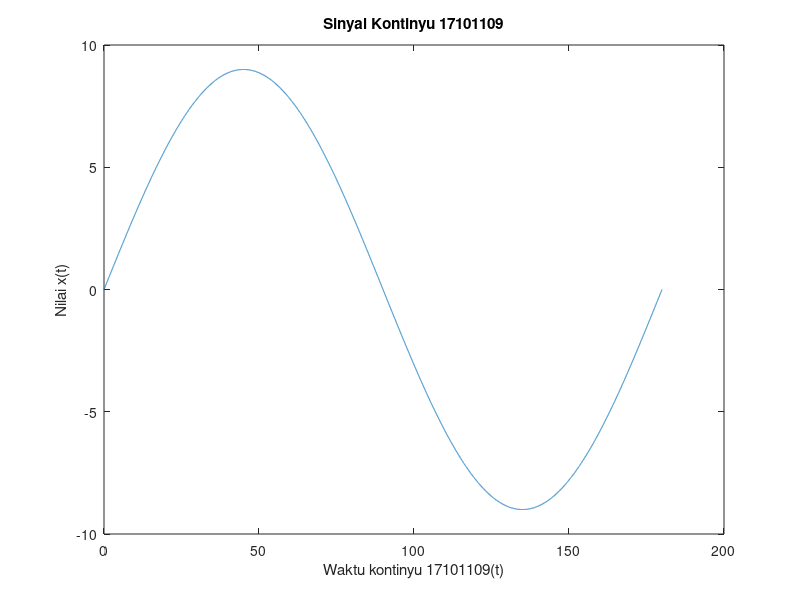

MATLAB code to generate this figure:
t = [0:0.01:180]; % Plot subyal dari sudut 45 derasat sampai 135 derajat
xt = 9*sin(2*(t*pi/180)); %{t*pi/180) berarti mengyah sudut dalam derahat menjadi radian

figure (1); % jendela pada matlab untuk menampilkan output berubah gambar

plot (t,xt); % plot xt pada batas t
xlabel('Waktu kontinyu 17101109(t)');
ylabel('Nilai x(t)');
title('Sinyal Kontinyu 17101109');

%%%% HASIL DATA ke-1 
%%%% amplitudo 1 digit nim terakhir 
%%%% sudut -genap(135-290)Derajat -ganjil(0-180)Derajat
